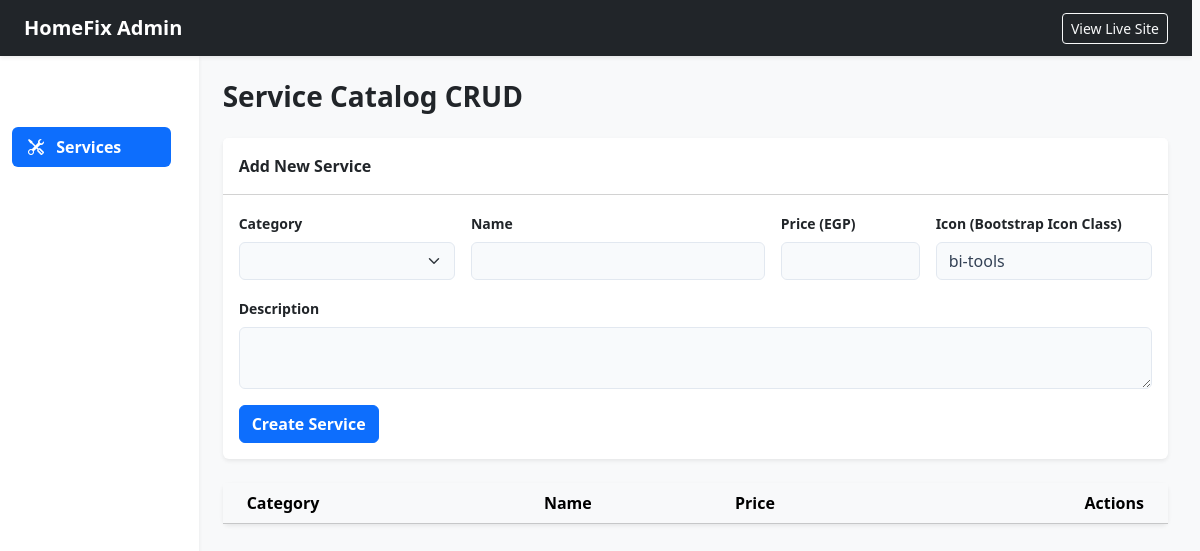
The page /admin/manage_services.php (signed in) on the database as committed earlier.
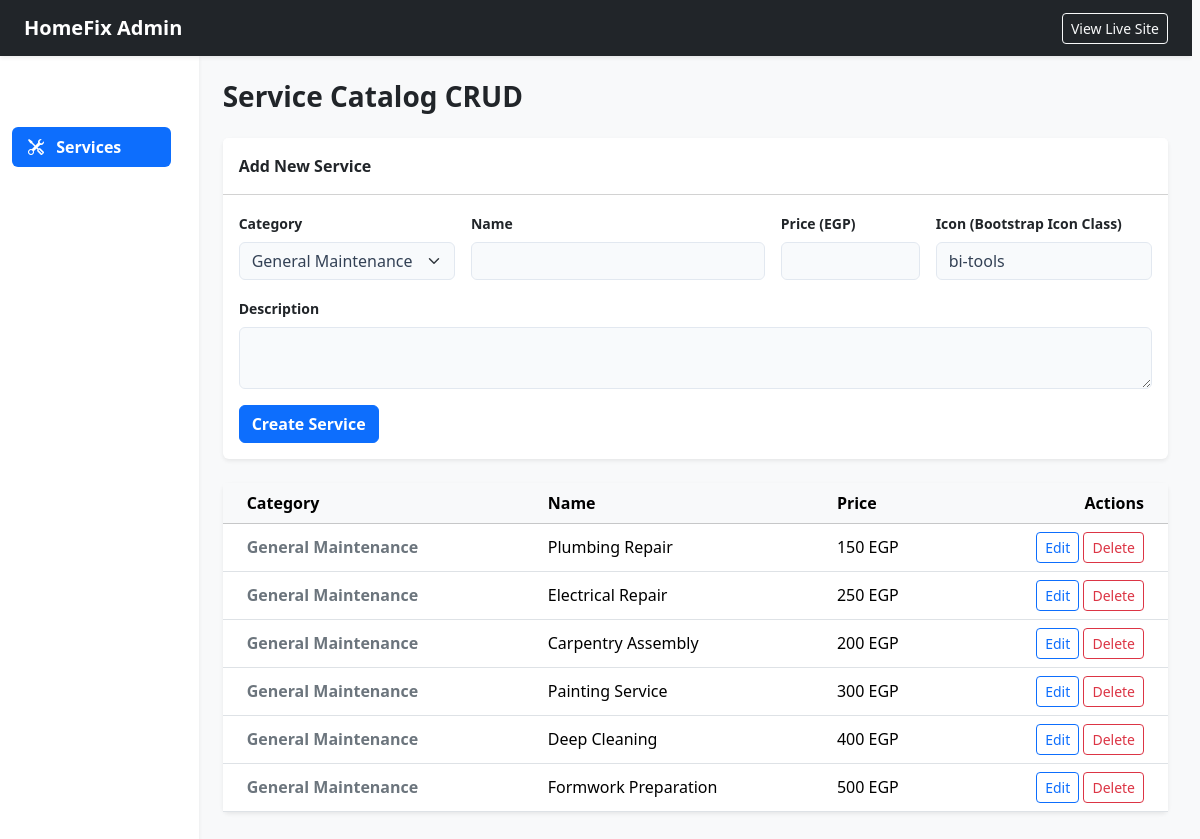
The same page on the database as committed later.
### tables this page shows
CREATE TABLE IF NOT EXISTS services (
    id INT PRIMARY KEY AUTO_INCREMENT,
    category_id INT DEFAULT NULL,
    name VARCHAR(150) NOT NULL,
    description TEXT,
    price DECIMAL(10, 2) NOT NULL,
    image_icon VARCHAR(255) DEFAULT 'bi-tools',
    created_at TIMESTAMP DEFAULT CURRENT_TIMESTAMP,
    FOREIGN KEY (category_id) REFERENCES categories(category_id) ON DELETE SET NULL
);

CREATE TABLE IF NOT EXISTS categories (
    category_id INT PRIMARY KEY AUTO_INCREMENT,
    category_name VARCHAR(100) NOT NULL,
    description TEXT
);

### admin/manage_services.php (the view, shortened to what the changed rows need)
<?php
global $connection;
$error = ''; $success = ''; $edit_id = null; $edit_service = null;
$services = mysqli_query($connection, "SELECT s.*, c.category_name as cat_name
      FROM services s
    JOIN categories c ON s.category_id = c.category_id
     ORDER BY c.category_name ASC");
$categories = mysqli_query($connection, "SELECT * FROM categories");
?>
<!DOCTYPE html>
<html lang="en" data-bs-theme="light">
<head>
    <link href="https://cdn.jsdelivr.net/npm/bootstrap@5.3.3/dist/css/bootstrap.min.css" rel="stylesheet">
    <link rel="stylesheet" href="https://cdn.jsdelivr.net/npm/bootstrap-icons@1.11.3/font/bootstrap-icons.min.css">
    <link rel="stylesheet" href="../Frontend/style.css">
</head>
<body class="bg-light">
    <div class="container-fluid">
        <div class="row">
            <main class="col-md-10 py-4 px-4">
                <h1 class="h3 fw-bold text-dark mb-4">Service Catalog CRUD</h1>
                <div class="card border-0 shadow-sm mb-4">
                    <div class="card-body">
                        <form method="POST">
                            <div class="row g-3 mb-3">
                                <div class="col-md-3">
                                    <label class="form-label small fw-bold">Category</label>
                                    <select name="category_id" class="form-select" required>
                                        <?php while($cat = mysqli_fetch_assoc($categories)): ?>
                                            <option value="<?php echo $cat['category_id']; ?>" <?php echo ($edit_service && $edit_service['category_id'] == $cat['category_id']) ? 'selected' : ''; ?>>
                                                <?php echo htmlspecialchars($cat['category_name']); ?>
                                            </option>
                                        <?php endwhile; ?>
                                    </select>
                                </div>
                            </div>
                        </form>
                    </div>
                </div>
                <div class="card border-0 shadow-sm">
                    <table class="table table-hover align-middle mb-0">
                        <thead class="table-light"><tr><th class="ps-4">Category</th><th>Name</th><th>Price</th><th class="text-end pe-4">Actions</th></tr></thead>
                        <tbody>
                            <?php while($s = mysqli_fetch_assoc($services)): ?>
                                <tr>
                                    <td class="ps-4 fw-bold text-secondary"><?php echo htmlspecialchars($s['cat_name']); ?></td>
                                    <td><?php echo htmlspecialchars($s['name']); ?></td>
                                    <td><?php echo number_format($s['price']); ?> EGP</td>
                                    <td class="text-end pe-4">
                                        <a href="?edit=<?php echo $s['id']; ?>" class="btn btn-sm btn-outline-primary">Edit</a>
                                        <a href="?delete=<?php echo $s['id']; ?>" class="btn btn-sm btn-outline-danger" onclick="return confirm('Purge service?')">Delete</a>
                                    </td>
                                </tr>
                            <?php endwhile; ?>
                        </tbody>
                    </table>
                </div>
            </main>
        </div>
    </div>
</body>
</html>

Rows that differ between the two databases and show on the page:
now on this page (row edited): services: category.category_name "General Maintenance", name "Plumbing Repair", price "150"
now on this page (row edited): services: category.category_name "General Maintenance", name "Electrical Repair", price "250"
now on this page (row edited): services: category.category_name "General Maintenance", name "Carpentry Assembly", price "200"
now on this page (row edited): services: category.category_name "General Maintenance", name "Painting Service", price "300"
now on this page (row edited): services: category.category_name "General Maintenance", name "Deep Cleaning", price "400"
now on this page (row edited): services: category.category_name "General Maintenance", name "Formwork Preparation", price "500"
Other text that changed with them:
form field category_id: (not shown) → "General Maintenance"
